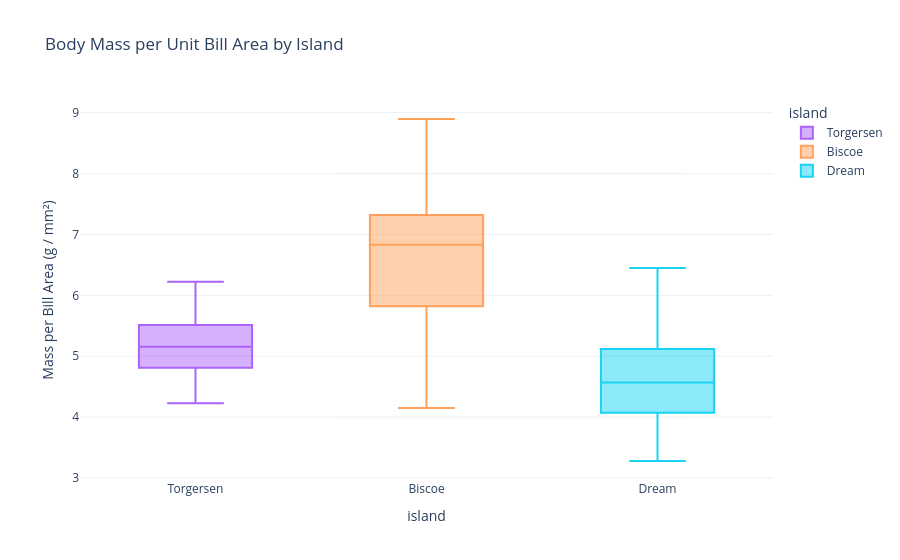

The notebook cell saved with this chart:
### Code cell
box_body_bill_island(penguins_df)

### Figure 1 — Plotly figure (JSON) as saved in the notebook; plotly's stock layout.template omitted (floating-point values rounded to 4 significant figures; data arrays with more than 128 entries replaced by an {"elided": "..."} marker saying what was removed)
{"data": [{"alignmentgroup": "True", "hovertemplate": "island=%{x}<br>mass_per_bill_area=%{y}<extra></extra>", "legendgroup": "Torgersen", "marker": {"color": "#ab63fa"}, "name": "Torgersen", "notched": false, "offsetgroup": "Torgersen", "orientation": "v", "showlegend": true, "type": "box", "x": ["Torgersen", "Torgersen", "Torgersen", "Torgersen", "Torgersen", "Torgersen", "Torgersen", "Torgersen", "Torgersen", "Torgersen", "Torgersen", "Torgersen", "Torgersen", "Torgersen", "Torgersen", "Torgersen", "Torgersen", "Torgersen", "Torgersen", "Torgersen", "Torgersen", "Torgersen", "Torgersen", "Torgersen", "Torgersen", "Torgersen", "Torgersen", "Torgersen", "Torgersen", "Torgersen", "Torgersen", "Torgersen", "Torgersen", "Torgersen", "Torgersen", "Torgersen", "Torgersen", "Torgersen", "Torgersen", "Torgersen", "Torgersen", "Torgersen", "Torgersen", "Torgersen", "Torgersen", "Torgersen", "Torgersen", "Torgersen", "Torgersen", "Torgersen", "Torgersen", "Torgersen"], "x0": " ", "xaxis": "x", "y": [5.129, 5.529, 4.48, 5.267, 4.871, 4.509, 5.235, 6.085, 5.63, 5.009, 5.105, 5.658, 4.424, 4.644, 6.027, 5.679, 4.692, 5.115, 5.253, 4.247, 5.118, 5.488, 5.656, 5.339, 5.212, 4.794, 5.956, 5.368, 5.385, 5.404, 6.091, 4.974, 5.377, 6.225, 5.508, 6.168, 4.419, 4.937, 5.52, 4.349, 5.059, 4.689, 5.048, 5.059, 5.45, 5.185, 4.796, 5.662, 4.573, 5.039, 4.825, 4.23], "y0": " ", "yaxis": "y"}, {"alignmentgroup": "True", "hovertemplate": "island=%{x}<br>mass_per_bill_area=%{y}<extra></extra>", "legendgroup": "Biscoe", "marker": {"color": "#FFA15A"}, "name": "Biscoe", "notched": false, "offsetgroup": "Biscoe", "orientation": "v", "showlegend": true, "type": "box", "x": {"elided": "168 str values"}, "x0": " ", "xaxis": "x", "y": {"elided": "168 float values"}, "y0": " ", "yaxis": "y"}, {"alignmentgroup": "True", "hovertemplate": "island=%{x}<br>mass_per_bill_area=%{y}<extra></extra>", "legendgroup": "Dream", "marker": {"color": "#19d3f3"}, "name": "Dream", "notched": false, "offsetgroup": "Dream", "orientation": "v", "showlegend": true, "type": "box", "x": ["Dream", "Dream", "Dream", "Dream", "Dream", "Dream", "Dream", "Dream", "Dream", "Dream", "Dream", "Dream", "Dream", "Dream", "Dream", "Dream", "Dream", "Dream", "Dream", "Dream", "Dream", "Dream", "Dream", "Dream", "Dream", "Dream", "Dream", "Dream", "Dream", "Dream", "Dream", "Dream", "Dream", "Dream", "Dream", "Dream", "Dream", "Dream", "Dream", "Dream", "Dream", "Dream", "Dream", "Dream", "Dream", "Dream", "Dream", "Dream", "Dream", "Dream", "Dream", "Dream", "Dream", "Dream", "Dream", "Dream", "Dream", "Dream", "Dream", "Dream", "Dream", "Dream", "Dream", "Dream", "Dream", "Dream", "Dream", "Dream", "Dream", "Dream", "Dream", "Dream", "Dream", "Dream", "Dream", "Dream", "Dream", "Dream", "Dream", "Dream", "Dream", "Dream", "Dream", "Dream", "Dream", "Dream", "Dream", "Dream", "Dream", "Dream", "Dream", "Dream", "Dream", "Dream", "Dream", "Dream", "Dream", "Dream", "Dream", "Dream", "Dream", "Dream", "Dream", "Dream", "Dream", "Dream", "Dream", "Dream", "Dream", "Dream", "Dream", "Dream", "Dream", "Dream", "Dream", "Dream", "Dream", "Dream", "Dream", "Dream", "Dream", "Dream", "Dream", "Dream"], "x0": " ", "xaxis": "x", "y": [4.927, 5.792, 4.694, 5.045, 5.373, 5.017, 5.09, 4.547, 4.547, 6.117, 4.795, 5.195, 4.655, 5.065, 4.798, 6.179, 4.386, 4.198, 5.354, 4.628, 5.046, 4.234, 5.368, 5.1, 5.372, 4.923, 5.524, 5.78, 5.848, 6.208, 5.269, 5.576, 5.221, 5.835, 5.442, 5.13, 5.141, 6.45, 5.108, 5.422, 5.096, 4.919, 5.569, 5.981, 4.946, 4.976, 6.13, 5.384, 4.787, 5.005, 5.829, 5.16, 5.384, 5.481, 6.01, 5.21, 4.205, 4, 3.706, 4.152, 3.57, 4.91, 3.874, 4.016, 4.773, 3.624, 4.581, 3.597, 4.55, 4.303, 4.555, 4.092, 3.28, 3.584, 3.997, 4.914, 4.908, 4.006, 4.044, 3.871, 3.948, 4.2, 3.659, 4.04, 4.48, 4.309, 4.713, 3.814, 4.72, 4.276, 3.894, 4.887, 4.42, 4.459, 3.468, 4.227, 4.134, 4.515, 3.652, 4.525, 4.034, 4.735, 3.791, 4.477, 3.375, 4.266, 4.215, 4.045, 4.553, 4.055, 4.556, 3.516, 4.331, 4.128, 4.026, 3.985, 3.903, 4.727, 4.698, 3.62, 4.318, 4.182, 4.248, 4.021], "y0": " ", "yaxis": "y"}], "layout": {"boxmode": "overlay", "legend": {"title": {"text": "island"}, "tracegroupgap": 0}, "title": {"text": "Body Mass per Unit Bill Area by Island"}, "xaxis": {"anchor": "y", "categoryarray": ["Torgersen", "Biscoe", "Dream"], "categoryorder": "array", "domain": [0, 1], "title": {"text": "island"}}, "yaxis": {"anchor": "x", "domain": [0, 1], "title": {"text": "Mass per Bill Area (g / mm²)"}}}}
